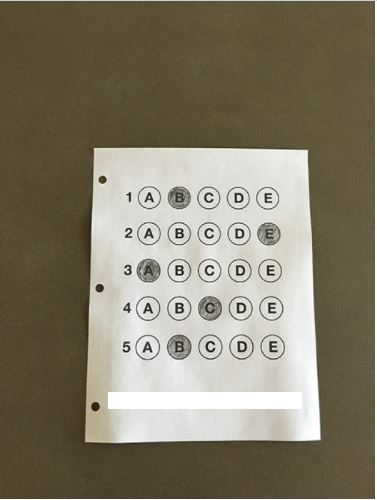
#> input picture Images/omr.JPG, 377 x 500 px
$ python testgrader.py --image Images/omr.JPG
#> lines starting #> are read from the running program, lines starting #| are printed output that depends on the picture; after the words box and inside, x2 and y2 are one past the last pixel; in counts of white or black regions, pixels touching at a corner belong together
from imutils.perspective import four_point_transform
from imutils import contours
import numpy as np
import argparse
import cv2
import imutils

ap = argparse.ArgumentParser()
ap.add_argument("-i","--image",required=True)
args = vars(ap.parse_args())

ANSWER_KEY = {0:1, 1:4, 2:0, 3:3, 4:1}

image = cv2.imread(args["image"])
#> image is the input picture: shape (500, 377, 3); mean B, G, R 107.2, 125.3, 132.9
gray = cv2.cvtColor(image, cv2.COLOR_BGR2GRAY)
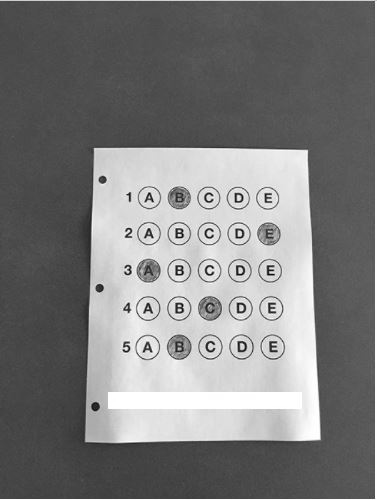
#> gray: shape (500, 377); min 2, max 255, mean 125.6
blur = cv2.GaussianBlur(gray, (5,5), 0)
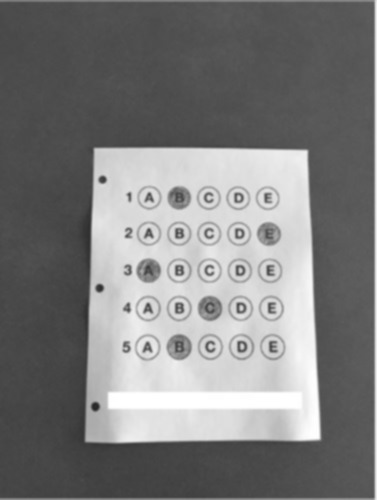
#> blur: shape (500, 377); min 39, max 255, mean 125.4
edged = cv2.Canny(blur, 75, 200)
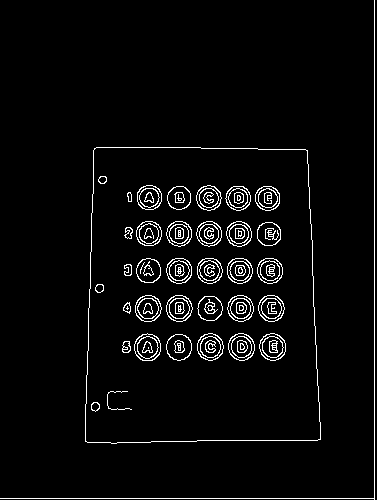
#> edged: shape (500, 377); 3.9% white in thin lines or dots

cnts = cv2.findContours(edged.copy(), cv2.RETR_EXTERNAL, cv2.CHAIN_APPROX_SIMPLE)
#> cnts = 2 contours, 1 with area under 20; largest, box (x1, y1, x2, y2) and area: (85, 147, 321, 444) 65727
cnts = imutils.grab_contours(cnts)
docCnt = None

if len(cnts)>0:
    #sorting in descending order
    cnts = sorted(cnts, key=cv2.contourArea, reverse = True)
    for c in cnts:
        p = cv2.arcLength(c,True)
        approx = cv2.approxPolyDP(c,0.02*p, True)
        # four contours - check
        if len(approx) == 4:
            docCnt=approx
            break
#> this loop made 1 pass
#> (p, docCnt) on pass 1: (1043.3, [[94, 148], [85, 441], [320, 439], [307, 150]])

paper = four_point_transform(image, docCnt.reshape(4,2))
warped = four_point_transform(gray, docCnt.reshape(4,2))
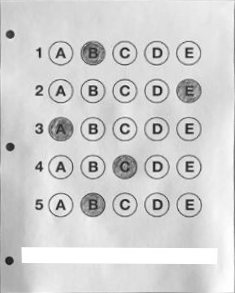
#> warped: shape (293, 235); min 19, max 255, mean 208.8

# applying Otsu's thresholding method to binarize the warped piece of paper
T = cv2.threshold(warped,0,255,cv2.THRESH_BINARY_INV | cv2.THRESH_OTSU)[1]
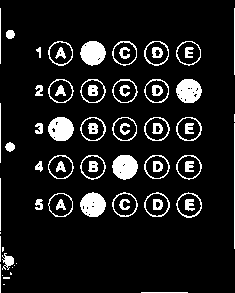
#> T: shape (293, 235); 10.5% white; 71 white regions (10 under 20 px)
# background => black, foreground=>white
# finding contours in the thresholded image
cnts = cv2.findContours(T.copy(), cv2.RETR_EXTERNAL, cv2.CHAIN_APPROX_SIMPLE)
#> cnts = 51 contours, 19 with area under 20; largest, box (x1, y1, x2, y2) and area: (176, 192, 202, 218) 473, (144, 192, 170, 217) 464, (176, 117, 202, 141) 464, (112, 155, 138, 180) 463, (176, 155, 202, 180) 462
cnts = imutils.grab_contours(cnts)
questions_contour = []

for c in cnts:
    # computing the binding box
    (x, y, w, h)=cv2.boundingRect(c)
    aspect_ratio = w/float(h)

    if w>=20 and h>=20 and aspect_ratio>=0.9 and aspect_ratio<=1.1:
        questions_contour.append(c)
#> this loop made 51 passes
#> (x, y, w, h, aspect_ratio) on passes 4, 6, 7, 9, 10, 14, 15, 16, 17, 18, 19, 21: (2, 275, 1, 1, 1), (12, 267, 1, 1, 1), (14, 265, 1, 1, 1), (16, 263, 1, 1, 1), (2, 253, 12, 17, 0.706), (35, 199, 8, 11, 0.727), (48, 193, 25, 24, 1.04), (176, 192, 26, 26, 1), (144, 192, 26, 25, 1.04), (112, 192, 26, 25, 1.04), (80, 192, 26, 25, 1.04), (35, 161, 8, 11, 0.727)
#> (c, x, y, w, h, aspect_ratio) on passes 1, 2, 3, 5, 8, 11: ([[141, 292], [187, 292]], 141, 292, 47, 1, 47), ([[3, 284], [4, 284]], 3, 284, 2, 1, 2), ([[3, 277], [3, 278], [9, 278], [9, 277]], 3, 277, 7, 2, 3.5), ([[10, 272], [10, 274], [11, 274], [11, 273]], 10, 272, 2, 3, 0.667), ([[0, 264], [0, 292]], 0, 264, 1, 29, 0.0345), ([[2, 247], [2, 251], [3, 250], [3, 247]], 2, 247, 2, 5, 0.4)
#> after the loop, questions_contour = 25 contours; largest, box (x1, y1, x2, y2) and area: (176, 192, 202, 218) 473, (144, 192, 170, 217) 464, (176, 117, 202, 141) 464, (112, 155, 138, 180) 463, (176, 155, 202, 180) 462

#sorting the questions from top to bottom
questions_contour = contours.sort_contours(questions_contour, method='top-to-bottom')[0]
correct = 0

# each q has 5 possible answers, looping over qs in batches of 5
for (q,i) in enumerate(np.arange(0, len(questions_contour),5)):
    # sorting contours for current q from L->R
    cnts = contours.sort_contours(questions_contour[i:i+5])[0]
    bubbled = None
    # to determine which bubble is filled, use threshold - T image and count the number of non-zero pixels in each bubble area
    for (j,c) in enumerate(cnts):
        # construct mask that only reveals current bubble
        mask = np.zeros(T.shape, dtype="uint8")
        cv2.drawContours(mask, [c], -1, 255, -1)
        #apply mask to T image + count no of non zero pixels in the bubble area
        mask = cv2.bitwise_and(T, T, mask=mask)
        total = cv2.countNonZero(mask)

        if bubbled is None or total>bubbled[0]:
            bubbled=(total, j)

        # initialize contour color and index of current ans
        color = (0,0,255)
        k = ANSWER_KEY[q]

        if k==bubbled[1]:
            color = (0,255,0)
            correct += 1

        #draw the outline of correct ans
        cv2.drawContours(paper, [cnts[k]], -1, color, 3)
#> this loop made 5 passes
#> i on passes 1 to 5: 0, 5, 10, 15, 20
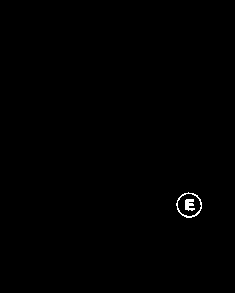
#> mask: shape (293, 235); 0.31% white in thin lines or dots, all inside (x1, y1, x2, y2) = (176, 192, 202, 218)
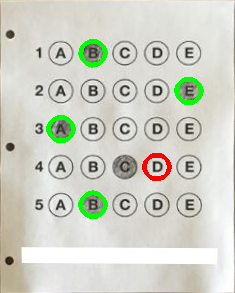
#> paper: shape (293, 235, 3); mean B, G, R 198.5, 210, 207.3
#> after the loop, correct = 14

score = (correct / 5.0) * 100.0
#> score = 280
print("[INFO] score: {:.2f}%".format(score))
#| [INFO] score: 280.00%
#cv2.putText(paper, "{:.2f}%".format(score), (10,30), cv2.FONT_HERSHEY_SIMPLEX, 0.9, (0,0,255), 2)
cv2.imshow("Original", image)
cv2.imshow("Exam", paper)
cv2.waitKey(0)
